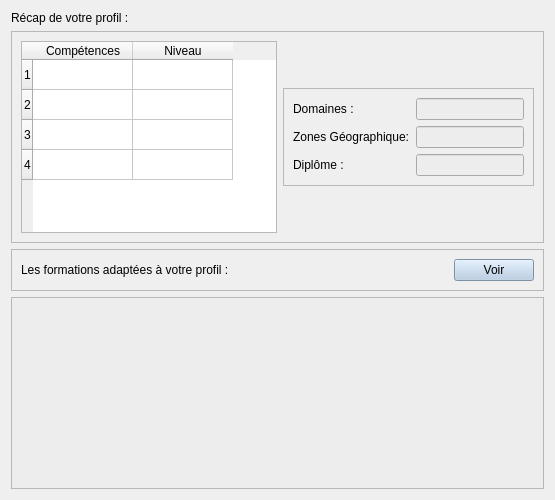
            <widget class="QWidget" name="trouver_formation">
             <property name="minimumSize">
              <size>
               <width>0</width>
               <height>0</height>
              </size>
             </property>
             <layout class="QVBoxLayout" name="verticalLayout_35">
              <item>
               <widget class="QLabel" name="label_13">
                <property name="text">
                 <string>Récap de votre profil :</string>
                </property>
               </widget>
              </item>
              <item>
               <widget class="QFrame" name="frame_60">
                <property name="frameShape">
                 <enum>QFrame::StyledPanel</enum>
                </property>
                <property name="frameShadow">
                 <enum>QFrame::Raised</enum>
                </property>
                <layout class="QHBoxLayout" name="horizontalLayout_38">
                 <item alignment="Qt::AlignVCenter">
                  <widget class="QTableWidget" name="tableWidget_4">
                   <property name="styleSheet">
                    <string notr="true"/>
                   </property>
                   <row>
                    <property name="text">
                     <string>1</string>
                    </property>
                   </row>
                   <row>
                    <property name="text">
                     <string>2</string>
                    </property>
                   </row>
                   <row>
                    <property name="text">
                     <string>3</string>
                    </property>
                   </row>
                   <row>
                    <property name="text">
                     <string>4</string>
                    </property>
                   </row>
                   <column>
                    <property name="text">
                     <string>Compétences</string>
                    </property>
                   </column>
                   <column>
                    <property name="text">
                     <string>Niveau</string>
                    </property>
                   </column>
                  </widget>
                 </item>
                 <item alignment="Qt::AlignVCenter">
                  <widget class="QFrame" name="frame_61">
                   <property name="frameShape">
                    <enum>QFrame::StyledPanel</enum>
                   </property>
                   <property name="frameShadow">
                    <enum>QFrame::Raised</enum>
                   </property>
                   <layout class="QFormLayout" name="formLayout_3">
                    <item row="0" column="0">
                     <widget class="QLabel" name="label_71">
                      <property name="text">
                       <string>Domaines :</string>
                      </property>
                     </widget>
                    </item>
                    <item row="0" column="1">
                     <widget class="QLineEdit" name="lineEdit_14">
                      <property name="styleSheet">
                       <string notr="true">background-color: rgb(237, 237, 237);</string>
                      </property>
                     </widget>
                    </item>
                    <item row="1" column="0">
                     <widget class="QLabel" name="label_74">
                      <property name="text">
                       <string>Zones Géographique:</string>
                      </property>
                     </widget>
                    </item>
                    <item row="1" column="1">
                     <widget class="QLineEdit" name="lineEdit_17">
                      <property name="styleSheet">
                       <string notr="true">background-color: rgb(237, 237, 237);</string>
                      </property>
                     </widget>
                    </item>
                    <item row="2" column="0">
                     <widget class="QLabel" name="label_14">
                      <property name="text">
                       <string>Diplôme :</string>
                      </property>
                     </widget>
                    </item>
                    <item row="2" column="1">
                     <widget class="QLineEdit" name="lineEdit_15">
                      <property name="styleSheet">
                       <string notr="true">background-color: rgb(237, 237, 237);</string>
                      </property>
                     </widget>
                    </item>
                   </layout>
                  </widget>
                 </item>
                </layout>
               </widget>
              </item>
              <item>
               <widget class="QFrame" name="frame_62">
                <property name="frameShape">
                 <enum>QFrame::StyledPanel</enum>
                </property>
                <property name="frameShadow">
                 <enum>QFrame::Raised</enum>
                </property>
                <layout class="QHBoxLayout" name="horizontalLayout_39">
                 <item>
                  <widget class="QLabel" name="label_75">
                   <property name="text">
                    <string>Les formations adaptées à votre profil :</string>
                   </property>
                  </widget>
                 </item>
                 <item alignment="Qt::AlignRight">
                  <widget class="QPushButton" name="pushButton_46">
                   <property name="styleSheet">
                    <string notr="true">background-color: rgb(177, 201, 228);</string>
                   </property>
                   <property name="text">
                    <string>Voir</string>
                   </property>
                  </widget>
                 </item>
                </layout>
               </widget>
              </item>
              <item>
               <widget class="QListView" name="listView_2">
                <property name="styleSheet">
                 <string notr="true">background-color: rgb(237, 237, 237);</string>
                </property>
               </widget>
              </item>
             </layout>
            </widget>
